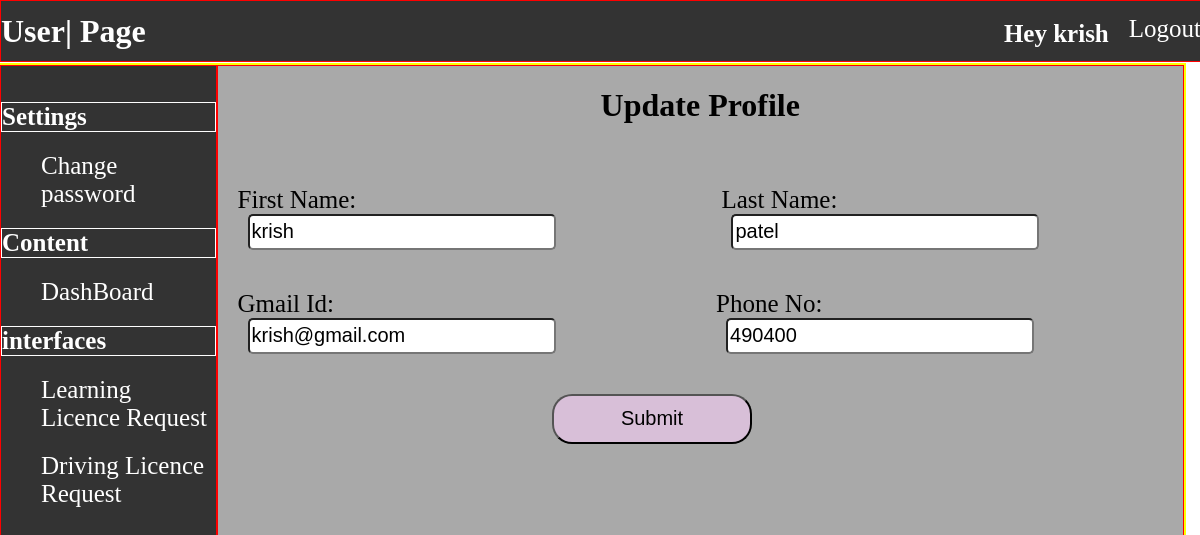
Page /user/user_update_profile.php (signed in) on the committed database.
### tables this page shows
CREATE TABLE `user_data` (
  `First_Name` varchar(200) NOT NULL,
  `Last_Name` varchar(200) NOT NULL,
  `Username` varchar(200) NOT NULL,
  `Pass` varchar(200) NOT NULL,
  `Email` varchar(150) NOT NULL,
  `Phone_no` bigint(20) NOT NULL
);

### user/user_update_profile.php (the view, shortened to what this page needs)
<?php
             $uname = $_SESSION['username'];
             $sname = $_SESSION['name'];
?>
<!DOCTYPE html>
<html lang="en">
<head>
</head>
</head>
<body>
    <div class="main">
        <div class="nav">
            <div class="name">
                <h3>User| Page</h3>
            </div>
            <div class="link">
            <h4 class="sname">Hey <?php echo $sname;?></h4>
                <a href="../user/home.php">Logout</a>
            </div>
        </div>
    </div>
    <div class="part2">
        <div class="nav2">
        <ul>
            <li>
                <li><h4>Settings</h4></li>
                <li><a href="../user/user_change_password.php">Change password</a></li>
                <li><h4>Content</h4></li>
                <li><a href="../user/user_home.php">DashBoard</a></li>
                <li><h4>interfaces</h4></li>
                <li><a href="../user/learning_licence_form.php">Learning Licence Request</a></li>
                <li><a href="../user/driving_licence_form.php">Driving Licence Request</a></li>
            </li>
        </ul>
        </div>
        <div class="content">
            <div class="hed">
                <h1>Update Profile</h1>
            </div>
            <div class="c1">
    <?php
            $servername = "localhost";
			$username = "root";
			$password = "";
			$database = "rto";
			$con = new mysqli($servername,$username,$password,$database);
			$query = "select * from user_data where Username = '$uname';";
			$select = $con->query($query);
			while($row = mysqli_fetch_assoc($select))
			{
                $fname = $row['First_Name'];
                $lname = $row['Last_Name'];
                $email = $row['Email'];
                $phone= $row['Phone_no'];
            }
            ?>
        	<form action="" method="post">
                <div class="r1">
                    <div class="r11">
                        <p>First Name: </p>
                        <input type="text" name="fname" value="<?php echo $fname;?>">
                    </div>
                    <div class="r21">
                        <p>Last Name: </p>
                        <input type="text" name="lname" value="<?php echo $lname;?>">
                    </div>
                </div>
                <div class="r3">
                <div class="r32">
                        <p>Gmail Id: </p>
                        <input type="email" name="gmail" value="<?php echo $email;?>">
                    </div>
                    <div class="r31">
                        <p>Phone No: </p>
                        <input type="number" name="phone" value="<?php echo $phone;?>">
                    </div>
                </div>
                <div class="r6">
                    <button type="submit" name="submit">Submit</button>
                </div>
                </form>
            </div>
        </div>
</html>

### user/user_update_profile.php (style rules this page uses)
.main { display: flex; flex-direction: column; }
.nav { height: 60px; width: 100%; left: 0; position: absolute; top: 0px; border: 1px solid red; background-color: rgba(0, 0, 0, 0.8); display: flex; flex-direction: row; align-items: center; }
.nav h3 { width: 300px; color:white; font-size: 2em; }
.name { display: flex; align-items: center; justify-content: center; height: 40px; }
.link { width:80%; display: flex; justify-content: end; }
.link a { font-size: 25px; }
.main h4 { margin-right:20px; padding:0; border:none; font-size:25px; }
ul { list-style: none; }
h4 { border: 1px solid; padding: 0; margin: 0px; margin-left: 0px; }
li { margin-bottom: 20px; }
li h4 { margin-left: -40px; color: white; font-size: 25px; }
li a { font-size: 25px; }
a { text-decoration: none; }
.nav a , .nav2 a { color: white; }
.nav2 { width: 20%; top: 40px; height: 1000px; margin-left: 0px; border:1px solid red; display: flex; justify-content:start; background-color: rgba(0, 0, 0, 0.8); }
.content { border: 1px solid red; width:90%; background-color: darkgrey; }
.hed { width: 100%; display: flex; flex-direction: column; align-items: center; }
.content p { display: inline; font-size: 25px; }
.part2 { width: 100%; height: 1000px; border: 2px solid yellow; margin-top: 55px; display: flex; flex-direction: row; margin-left: -10px; }
input { height: 30px; border-radius: 5px; width: 300px; margin-left: 10px; font-size: 20px; }
.r1 , .r2 , .r3 , .r4 , .r5 { display: flex; flex-direction: row; margin-top: 40px; }
.r11 , .r22 , .r21 , .r22 { margin-right: 10%; margin-left: 20px; }
.r31 , .r32 , .r41 , .r51 , .r52 { margin-right: 10%; margin-left: 20px; }
.r6 { width: 90%; display: flex; align-items: center; justify-content: center; margin-top: 40px; }
.r6 button { height: 50px; width: 200px; font-size: 20px; border-radius: 20px; background-color:thistle }
.sname { margin-right:40px; color:white; font-size:20px; border:none; margin-top:5px; }

### rows in the picture
user_data: fname "krish", lname "patel", gmail "krish@gmail.com", phone "490400"

### other values in the picture
$sname "krish"
